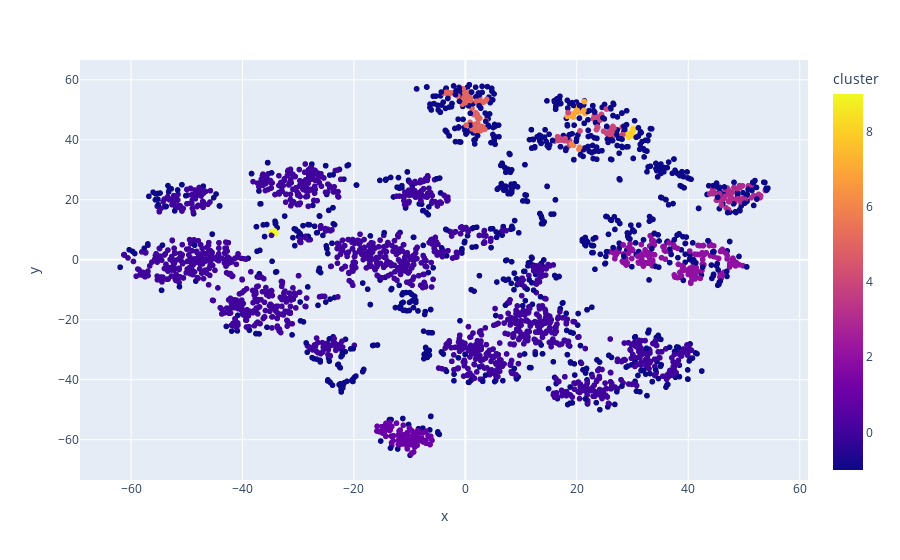

The code cell stored with this chart in its notebook:
### Code cell
from sklearn.cluster import DBSCAN
from sklearn.preprocessing import StandardScaler
from sklearn.pipeline import Pipeline
from sklearn.manifold import TSNE
import plotly.express as px
import pandas as pd

# Pipeline avec DBSCAN
cluster_pipeline = Pipeline([
    ('scaler', StandardScaler()), 
    ('dbscan', DBSCAN(eps=1.5, min_samples=5))  # Ajustez eps et min_samples selon votre dataset
])

# Sélectionner les colonnes numériques
X = genre_data.select_dtypes(include=['number'])

# Ajuster le pipeline et récupérer les labels
cluster_pipeline.fit(X)
genre_data['cluster'] = cluster_pipeline['dbscan'].labels_

# Visualisation des clusters avec t-SNE
tsne_pipeline = Pipeline([
    ('scaler', StandardScaler()), 
    ('tsne', TSNE(n_components=2, verbose=1))
])

genre_embedding = tsne_pipeline.fit_transform(X)
projection = pd.DataFrame(columns=['x', 'y'], data=genre_embedding)
projection['genres'] = genre_data['genres']
projection['cluster'] = genre_data['cluster']

fig = px.scatter(
    projection, x='x', y='y', color='cluster', hover_data=['x', 'y', 'genres'])
fig.show()

### Figure 1 — Plotly figure (JSON) as saved in the notebook; plotly's stock layout.template omitted (floating-point values rounded to 4 significant figures; data arrays with more than 128 entries replaced by an {"elided": "..."} marker saying what was removed)
{"data": [{"customdata": {"elided": "2973x1 str values"}, "hovertemplate": "x=%{x}<br>y=%{y}<br>genres=%{customdata[0]}<br>cluster=%{marker.color}<extra></extra>", "legendgroup": "", "marker": {"color": {"elided": "2973 int values"}, "coloraxis": "coloraxis", "symbol": "circle"}, "mode": "markers", "name": "", "showlegend": false, "type": "scattergl", "x": {"elided": "2973 float values"}, "xaxis": "x", "y": {"elided": "2973 float values"}, "yaxis": "y"}], "layout": {"coloraxis": {"colorbar": {"title": {"text": "cluster"}}, "colorscale": [[0, "#0d0887"], [0.1111, "#46039f"], [0.2222, "#7201a8"], [0.3333, "#9c179e"], [0.4444, "#bd3786"], [0.5556, "#d8576b"], [0.6667, "#ed7953"], [0.7778, "#fb9f3a"], [0.8889, "#fdca26"], [1, "#f0f921"]]}, "legend": {"tracegroupgap": 0}, "margin": {"t": 60}, "xaxis": {"anchor": "y", "domain": [0, 1], "title": {"text": "x"}}, "yaxis": {"anchor": "x", "domain": [0, 1], "title": {"text": "y"}}}}
